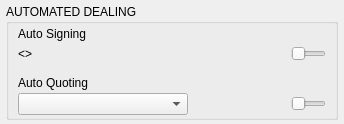
<?xml version="1.0" encoding="UTF-8"?>
<!--

***********************************************************************************
* Copyright (C) 2019 - 2020, BlockSettle AB
* Distributed under the GNU Affero General Public License (AGPL v3)
* See LICENSE or http://www.gnu.org/licenses/agpl.html
*
**********************************************************************************

-->
<ui version="4.0">
 <class>AutoSignQuoteWidget</class>
 <widget class="QWidget" name="AutoSignQuoteWidget">
  <property name="geometry">
   <rect>
    <x>0</x>
    <y>0</y>
    <width>344</width>
    <height>124</height>
   </rect>
  </property>
  <property name="sizePolicy">
   <sizepolicy hsizetype="Preferred" vsizetype="Minimum">
    <horstretch>0</horstretch>
    <verstretch>0</verstretch>
   </sizepolicy>
  </property>
  <property name="windowTitle">
   <string>Form</string>
  </property>
  <layout class="QVBoxLayout" name="verticalLayout">
   <property name="spacing">
    <number>2</number>
   </property>
   <property name="sizeConstraint">
    <enum>QLayout::SetMinimumSize</enum>
   </property>
   <property name="leftMargin">
    <number>6</number>
   </property>
   <property name="topMargin">
    <number>2</number>
   </property>
   <property name="rightMargin">
    <number>6</number>
   </property>
   <property name="bottomMargin">
    <number>2</number>
   </property>
   <item>
    <spacer name="verticalSpacer">
     <property name="orientation">
      <enum>Qt::Vertical</enum>
     </property>
     <property name="sizeType">
      <enum>QSizePolicy::Minimum</enum>
     </property>
     <property name="sizeHint" stdset="0">
      <size>
       <width>20</width>
       <height>0</height>
      </size>
     </property>
    </spacer>
   </item>
   <item>
    <widget class="QWidget" name="controls" native="true">
     <property name="sizePolicy">
      <sizepolicy hsizetype="Expanding" vsizetype="Fixed">
       <horstretch>0</horstretch>
       <verstretch>0</verstretch>
      </sizepolicy>
     </property>
     <property name="minimumSize">
      <size>
       <width>0</width>
       <height>0</height>
      </size>
     </property>
     <property name="maximumSize">
      <size>
       <width>16777215</width>
       <height>16777215</height>
      </size>
     </property>
     <layout class="QVBoxLayout" name="verticalLayout_6">
      <property name="spacing">
       <number>3</number>
      </property>
      <property name="sizeConstraint">
       <enum>QLayout::SetMinimumSize</enum>
      </property>
      <property name="leftMargin">
       <number>0</number>
      </property>
      <property name="topMargin">
       <number>0</number>
      </property>
      <property name="rightMargin">
       <number>0</number>
      </property>
      <property name="bottomMargin">
       <number>0</number>
      </property>
      <item>
       <widget class="QGroupBox" name="groupBoxAutoSign">
        <property name="enabled">
         <bool>true</bool>
        </property>
        <property name="minimumSize">
         <size>
          <width>0</width>
          <height>0</height>
         </size>
        </property>
        <property name="title">
         <string>AUTOMATED DEALING</string>
        </property>
        <property name="wellGroupBox" stdset="0">
         <bool>true</bool>
        </property>
        <layout class="QVBoxLayout" name="verticalLayout_2">
         <property name="spacing">
          <number>3</number>
         </property>
         <property name="topMargin">
          <number>2</number>
         </property>
         <property name="bottomMargin">
          <number>2</number>
         </property>
         <item>
          <widget class="QWidget" name="widget" native="true">
           <property name="minimumSize">
            <size>
             <width>0</width>
             <height>16</height>
            </size>
           </property>
           <layout class="QHBoxLayout" name="horizontalLayout">
            <property name="leftMargin">
             <number>0</number>
            </property>
            <property name="topMargin">
             <number>0</number>
            </property>
            <property name="rightMargin">
             <number>0</number>
            </property>
            <property name="bottomMargin">
             <number>0</number>
            </property>
            <item>
             <widget class="QLabel" name="label_12">
              <property name="text">
               <string>Auto Signing</string>
              </property>
             </widget>
            </item>
            <item>
             <widget class="QLabel" name="label_11">
              <property name="text">
               <string/>
              </property>
             </widget>
            </item>
           </layout>
          </widget>
         </item>
         <item>
          <widget class="QWidget" name="horizontalWidget6" native="true">
           <property name="minimumSize">
            <size>
             <width>0</width>
             <height>0</height>
            </size>
           </property>
           <layout class="QHBoxLayout" name="horizontalLayout_6" stretch="0,0">
            <property name="spacing">
             <number>5</number>
            </property>
            <property name="leftMargin">
             <number>0</number>
            </property>
            <property name="topMargin">
             <number>0</number>
            </property>
            <property name="rightMargin">
             <number>0</number>
            </property>
            <property name="bottomMargin">
             <number>0</number>
            </property>
            <item>
             <widget class="QLabel" name="labelAutoSignWalletName">
              <property name="sizePolicy">
               <sizepolicy hsizetype="Expanding" vsizetype="Preferred">
                <horstretch>0</horstretch>
                <verstretch>0</verstretch>
               </sizepolicy>
              </property>
              <property name="text">
               <string>&lt;&gt;</string>
              </property>
              <property name="alignment">
               <set>Qt::AlignLeading|Qt::AlignLeft|Qt::AlignVCenter</set>
              </property>
             </widget>
            </item>
            <item>
             <widget class="ToggleSwitch" name="checkBoxAutoSign">
              <property name="sizePolicy">
               <sizepolicy hsizetype="Expanding" vsizetype="Preferred">
                <horstretch>0</horstretch>
                <verstretch>0</verstretch>
               </sizepolicy>
              </property>
              <property name="minimumSize">
               <size>
                <width>0</width>
                <height>18</height>
               </size>
              </property>
              <property name="maximumSize">
               <size>
                <width>35</width>
                <height>16777215</height>
               </size>
              </property>
              <property name="maximum">
               <number>50</number>
              </property>
              <property name="pageStep">
               <number>1</number>
              </property>
              <property name="orientation">
               <enum>Qt::Horizontal</enum>
              </property>
             </widget>
            </item>
           </layout>
          </widget>
         </item>
         <item>
          <spacer name="verticalSpacer_2">
           <property name="orientation">
            <enum>Qt::Vertical</enum>
           </property>
           <property name="sizeHint" stdset="0">
            <size>
             <width>20</width>
             <height>10</height>
            </size>
           </property>
          </spacer>
         </item>
         <item>
          <widget class="QLabel" name="label_10">
           <property name="text">
            <string>Auto Quoting</string>
           </property>
          </widget>
         </item>
         <item>
          <widget class="QWidget" name="horizontalWidget6_2" native="true">
           <property name="enabled">
            <bool>true</bool>
           </property>
           <property name="sizePolicy">
            <sizepolicy hsizetype="Expanding" vsizetype="Preferred">
             <horstretch>0</horstretch>
             <verstretch>0</verstretch>
            </sizepolicy>
           </property>
           <property name="minimumSize">
            <size>
             <width>0</width>
             <height>0</height>
            </size>
           </property>
           <layout class="QHBoxLayout" name="horizontalLayout_7" stretch="0,0,0">
            <property name="spacing">
             <number>5</number>
            </property>
            <property name="leftMargin">
             <number>0</number>
            </property>
            <property name="topMargin">
             <number>0</number>
            </property>
            <property name="rightMargin">
             <number>0</number>
            </property>
            <property name="bottomMargin">
             <number>0</number>
            </property>
            <item>
             <widget class="CustomComboBox" name="comboBoxAQScript">
              <property name="enabled">
               <bool>true</bool>
              </property>
              <property name="sizePolicy">
               <sizepolicy hsizetype="Preferred" vsizetype="Preferred">
                <horstretch>0</horstretch>
                <verstretch>0</verstretch>
               </sizepolicy>
              </property>
              <property name="minimumSize">
               <size>
                <width>170</width>
                <height>0</height>
               </size>
              </property>
              <property name="maximumSize">
               <size>
                <width>170</width>
                <height>16777215</height>
               </size>
              </property>
             </widget>
            </item>
            <item>
             <spacer name="horizontalSpacer">
              <property name="orientation">
               <enum>Qt::Horizontal</enum>
              </property>
              <property name="sizeType">
               <enum>QSizePolicy::Expanding</enum>
              </property>
              <property name="sizeHint" stdset="0">
               <size>
                <width>0</width>
                <height>20</height>
               </size>
              </property>
             </spacer>
            </item>
            <item>
             <widget class="ToggleSwitch" name="checkBoxAQ">
              <property name="enabled">
               <bool>true</bool>
              </property>
              <property name="sizePolicy">
               <sizepolicy hsizetype="Expanding" vsizetype="Preferred">
                <horstretch>0</horstretch>
                <verstretch>0</verstretch>
               </sizepolicy>
              </property>
              <property name="minimumSize">
               <size>
                <width>0</width>
                <height>18</height>
               </size>
              </property>
              <property name="maximumSize">
               <size>
                <width>35</width>
                <height>16777215</height>
               </size>
              </property>
              <property name="maximum">
               <number>50</number>
              </property>
              <property name="pageStep">
               <number>1</number>
              </property>
              <property name="orientation">
               <enum>Qt::Horizontal</enum>
              </property>
             </widget>
            </item>
           </layout>
          </widget>
         </item>
        </layout>
       </widget>
      </item>
     </layout>
    </widget>
   </item>
  </layout>
 </widget>
 <customwidgets>
  <customwidget>
   <class>ToggleSwitch</class>
   <extends>QSlider</extends>
   <header>CustomControls/ToggleSwitch.h</header>
  </customwidget>
  <customwidget>
   <class>CustomComboBox</class>
   <extends>QComboBox</extends>
   <header>CustomControls/CustomComboBox.h</header>
  </customwidget>
 </customwidgets>
 <resources/>
 <connections/>
</ui>
